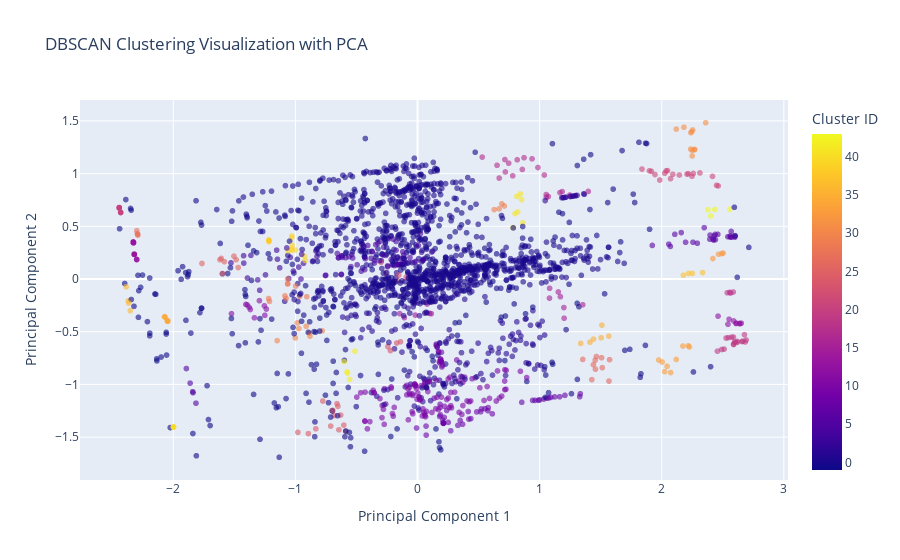

Here is the notebook cell this chart was saved with:
### Code cell
fig = px.scatter(
                df,
                x='pca_x',
                y='pca_y',
                color='DBSCAN_Cluster',
                title="DBSCAN Clustering Visualization with PCA",
                labels={'pca_x': 'Principal Component 1',
                        'pca_y': 'Principal Component 2',
                        'DBSCAN_Cluster': 'Cluster ID'},
                hover_data=['Focal depth', 'Richter'])

fig.update_traces(marker=dict(size=6, opacity=0.6), selector=dict(mode='markers'))

fig.show()

# Save the figure as a static image
fig.write_image("images/DBSCAN Clustering Visualization with PCA.png")

# Display the saved image inside the notebook (for GitHub)
display(Image(filename="images/DBSCAN Clustering Visualization with PCA.png"))

### Figure 1 — Plotly figure (JSON) as saved in the notebook; plotly's stock layout.template omitted (floating-point values rounded to 4 significant figures; data arrays with more than 128 entries replaced by an {"elided": "..."} marker saying what was removed)
{"data": [{"customdata": {"elided": "2178x2 float values"}, "hovertemplate": "Principal Component 1=%{x}<br>Principal Component 2=%{y}<br>Focal depth=%{customdata[0]}<br>Richter=%{customdata[1]}<br>Cluster ID=%{marker.color}<extra></extra>", "legendgroup": "", "marker": {"color": {"elided": "2178 int values"}, "coloraxis": "coloraxis", "opacity": 0.6, "size": 6, "symbol": "circle"}, "mode": "markers", "name": "", "showlegend": false, "type": "scattergl", "x": {"elided": "2178 float values"}, "xaxis": "x", "y": {"elided": "2178 float values"}, "yaxis": "y"}], "layout": {"coloraxis": {"colorbar": {"title": {"text": "Cluster ID"}}, "colorscale": [[0, "#0d0887"], [0.1111, "#46039f"], [0.2222, "#7201a8"], [0.3333, "#9c179e"], [0.4444, "#bd3786"], [0.5556, "#d8576b"], [0.6667, "#ed7953"], [0.7778, "#fb9f3a"], [0.8889, "#fdca26"], [1, "#f0f921"]]}, "legend": {"tracegroupgap": 0}, "title": {"text": "DBSCAN Clustering Visualization with PCA"}, "xaxis": {"anchor": "y", "domain": [0, 1], "title": {"text": "Principal Component 1"}}, "yaxis": {"anchor": "x", "domain": [0, 1], "title": {"text": "Principal Component 2"}}}}
